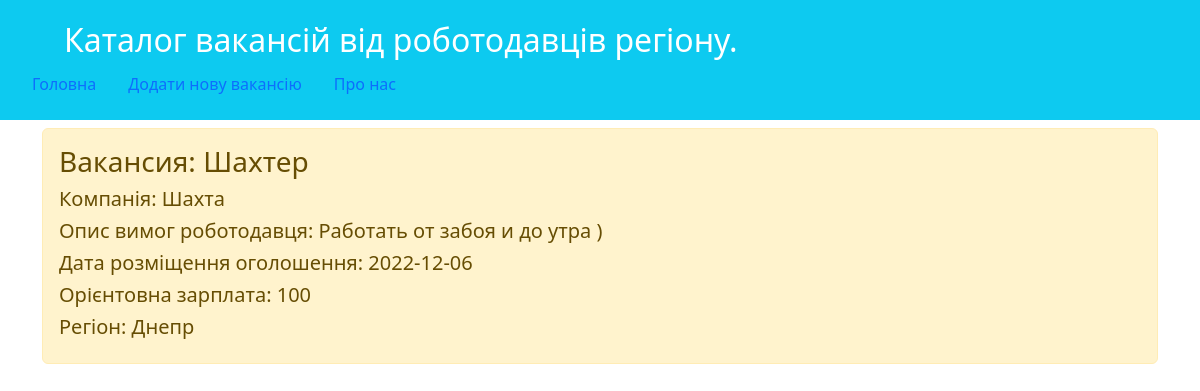
Page /vacancy/1/view/ on the committed database.
### main/models.py (models this page shows, shortened)
class Vacancy(models.Model):
    Jobtitle = models.CharField('Посада',max_length=100)
    Company = models.CharField('Компания',max_length=50)
    Discription = models.TextField('Опис', )
    JobDate = models.CharField ('Дата', max_length=10)
    Salary = models.IntegerField('Заробiтна плата')
    Region = models.CharField('Регiон',max_length=30)
    class Meta:
        verbose_name = 'Записи о вакансиях'
        verbose_name_plural = 'Записи о вакансиях'

### main/views.py (the view)
# urls.py: path('vacancy/<int:id>/view/', views.vacancy_view, name='vacancy_view'),
def vacancy_view(request, id=1):
    OneJob = Vacancy.objects.get(id=id)
    return render(request, "main/vacancy_view.html", {'title': 'Перегляд оголошення', 'OneJob': OneJob})

### main/templates/main/vacancy_view.html (shortened to what this page needs)
{% extends 'main/base.html' %}
{% block content %}
    <div class = "alert alert-warning mt-2">
        <h3>Вакансия: {{ OneJob.Jobtitle }}</h3>
        <h5>Компанiя: {{ OneJob.Company }}</h5>
        <h5>Опис вимог роботодавця: {{ OneJob.Discription }}</h5>
        <h5>Дата розмiщення оголошення: {{ OneJob.JobDate }}</h5>
        <h5>Орієнтовна зарплата: {{ OneJob.Salary }}</h5>
        <h5>Регiон: {{ OneJob.Region }}</h5>
    </div>
{% endblock %}

### rows in the picture
Vacancy: Jobtitle "Шахтер", Company "Шахта", Discription "Работать от забоя и до утра )", JobDate "2022-12-06", Salary "100", Region "Днепр"
